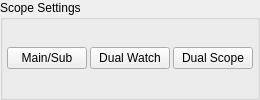
             <widget class="QGroupBox" name="scopeSettingsGroup">
              <property name="title">
               <string>Scope Settings</string>
              </property>
              <layout class="QHBoxLayout" name="horizontalLayout_4">
               <property name="leftMargin">
                <number>4</number>
               </property>
               <property name="topMargin">
                <number>4</number>
               </property>
               <property name="rightMargin">
                <number>4</number>
               </property>
               <property name="bottomMargin">
                <number>4</number>
               </property>
               <item>
                <layout class="QHBoxLayout" name="horizontalLayout_3">
                 <property name="spacing">
                  <number>3</number>
                 </property>
                 <item>
                  <widget class="QPushButton" name="scopeMainSubBtn">
                   <property name="maximumSize">
                    <size>
                     <width>16777215</width>
                     <height>16777215</height>
                    </size>
                   </property>
                   <property name="focusPolicy">
                    <enum>Qt::NoFocus</enum>
                   </property>
                   <property name="text">
                    <string>Main/Sub</string>
                   </property>
                   <property name="checkable">
                    <bool>false</bool>
                   </property>
                  </widget>
                 </item>
                 <item>
                  <widget class="QPushButton" name="dualWatchBtn">
                   <property name="focusPolicy">
                    <enum>Qt::NoFocus</enum>
                   </property>
                   <property name="text">
                    <string>Dual Watch</string>
                   </property>
                   <property name="checkable">
                    <bool>true</bool>
                   </property>
                  </widget>
                 </item>
                 <item>
                  <widget class="QPushButton" name="scopeDualBtn">
                   <property name="sizePolicy">
                    <sizepolicy hsizetype="Minimum" vsizetype="Fixed">
                     <horstretch>0</horstretch>
                     <verstretch>0</verstretch>
                    </sizepolicy>
                   </property>
                   <property name="maximumSize">
                    <size>
                     <width>16777215</width>
                     <height>16777215</height>
                    </size>
                   </property>
                   <property name="focusPolicy">
                    <enum>Qt::NoFocus</enum>
                   </property>
                   <property name="text">
                    <string>Dual Scope</string>
                   </property>
                   <property name="checkable">
                    <bool>true</bool>
                   </property>
                  </widget>
                 </item>
                </layout>
               </item>
              </layout>
             </widget>
